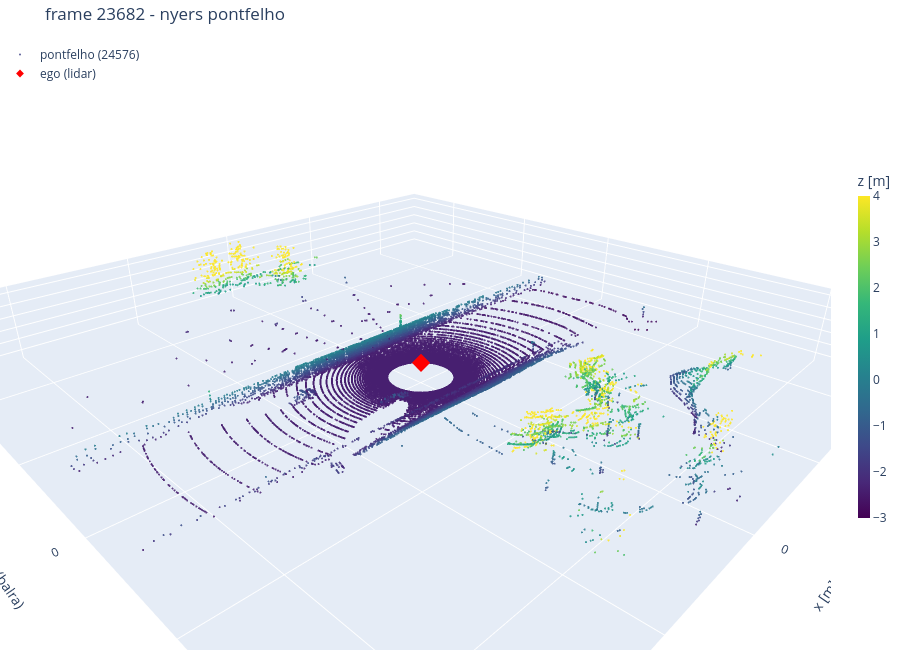
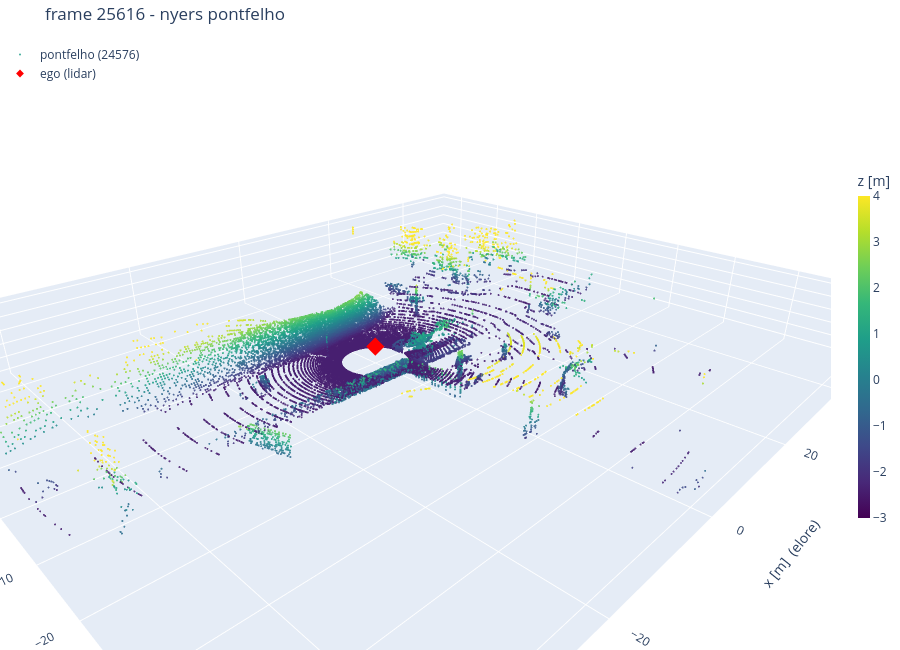
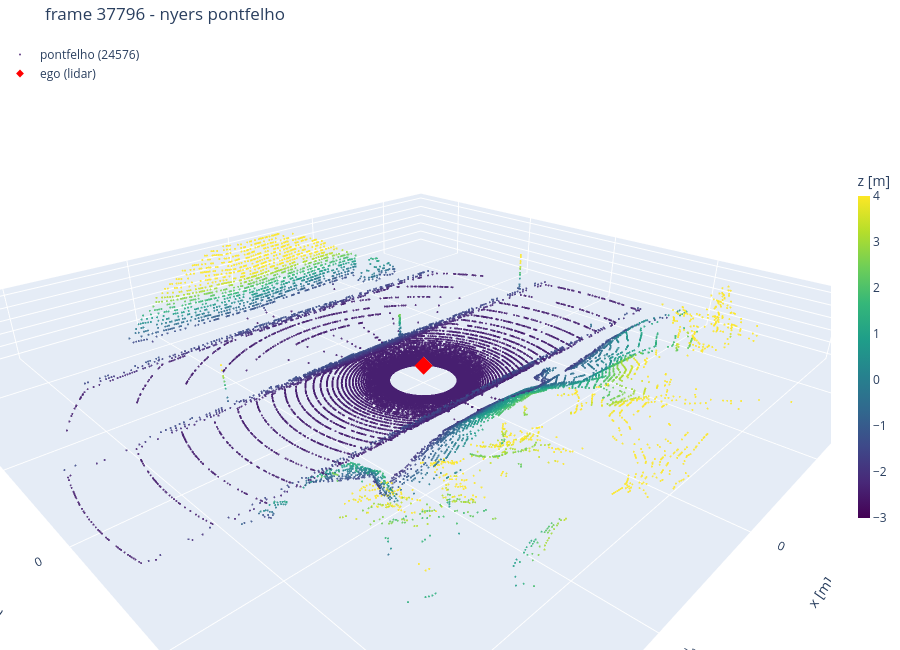

Notebook code for these charts, in order:
### Code cell
# Ugyanaz a harom frame 3D-ben, forgathatoan.
for idx, pts in zip(SHOW_IDX, _show_pts):
    show_3d(pts, title=f"frame {idx} - nyers pontfelho")

### Figure 1 — Plotly figure (JSON) as saved in the notebook; plotly's stock layout.template omitted (floating-point values rounded to 4 significant figures; data arrays with more than 128 entries replaced by an {"elided": "..."} marker saying what was removed)
{"data": [{"hovertemplate": "x %{x:.1f}<br>y %{y:.1f}<br>z %{z:.1f}<extra></extra>", "marker": {"cmax": 4, "cmin": -3, "color": {"elided": "24576 float values"}, "colorbar": {"len": 0.6, "thickness": 12, "title": {"text": "z [m]"}}, "colorscale": [[0, "#440154"], [0.1111, "#482878"], [0.2222, "#3e4989"], [0.3333, "#31688e"], [0.4444, "#26828e"], [0.5556, "#1f9e89"], [0.6667, "#35b779"], [0.7778, "#6ece58"], [0.8889, "#b5de2b"], [1, "#fde725"]], "opacity": 0.85, "size": 1.2}, "mode": "markers", "name": "pontfelho (24576)", "type": "scatter3d", "x": {"elided": "24576 float values"}, "y": {"elided": "24576 float values"}, "z": {"elided": "24576 float values"}}, {"hoverinfo": "name", "marker": {"color": "red", "size": 6, "symbol": "diamond"}, "mode": "markers", "name": "ego (lidar)", "type": "scatter3d", "x": [0], "y": [0], "z": [0]}], "layout": {"height": 650, "legend": {"x": 0, "y": 1}, "margin": {"b": 0, "l": 0, "r": 0, "t": 40}, "scene": {"aspectmode": "data", "camera": {"eye": {"x": -1.4, "y": -1.4, "z": 0.9}}, "xaxis": {"title": {"text": "x [m]  (elore)"}}, "yaxis": {"title": {"text": "y [m]  (balra)"}}, "zaxis": {"title": {"text": "z [m]  (fel)"}}}, "title": {"text": "frame 23682 - nyers pontfelho"}}}

### Figure 2 — Plotly figure (JSON) as saved in the notebook; plotly's stock layout.template omitted (floating-point values rounded to 4 significant figures; data arrays with more than 128 entries replaced by an {"elided": "..."} marker saying what was removed)
{"data": [{"hovertemplate": "x %{x:.1f}<br>y %{y:.1f}<br>z %{z:.1f}<extra></extra>", "marker": {"cmax": 4, "cmin": -3, "color": {"elided": "24576 float values"}, "colorbar": {"len": 0.6, "thickness": 12, "title": {"text": "z [m]"}}, "colorscale": [[0, "#440154"], [0.1111, "#482878"], [0.2222, "#3e4989"], [0.3333, "#31688e"], [0.4444, "#26828e"], [0.5556, "#1f9e89"], [0.6667, "#35b779"], [0.7778, "#6ece58"], [0.8889, "#b5de2b"], [1, "#fde725"]], "opacity": 0.85, "size": 1.2}, "mode": "markers", "name": "pontfelho (24576)", "type": "scatter3d", "x": {"elided": "24576 float values"}, "y": {"elided": "24576 float values"}, "z": {"elided": "24576 float values"}}, {"hoverinfo": "name", "marker": {"color": "red", "size": 6, "symbol": "diamond"}, "mode": "markers", "name": "ego (lidar)", "type": "scatter3d", "x": [0], "y": [0], "z": [0]}], "layout": {"height": 650, "legend": {"x": 0, "y": 1}, "margin": {"b": 0, "l": 0, "r": 0, "t": 40}, "scene": {"aspectmode": "data", "camera": {"eye": {"x": -1.4, "y": -1.4, "z": 0.9}}, "xaxis": {"title": {"text": "x [m]  (elore)"}}, "yaxis": {"title": {"text": "y [m]  (balra)"}}, "zaxis": {"title": {"text": "z [m]  (fel)"}}}, "title": {"text": "frame 25616 - nyers pontfelho"}}}

### Figure 3 — Plotly figure (JSON) as saved in the notebook; plotly's stock layout.template omitted (floating-point values rounded to 4 significant figures; data arrays with more than 128 entries replaced by an {"elided": "..."} marker saying what was removed)
{"data": [{"hovertemplate": "x %{x:.1f}<br>y %{y:.1f}<br>z %{z:.1f}<extra></extra>", "marker": {"cmax": 4, "cmin": -3, "color": {"elided": "24576 float values"}, "colorbar": {"len": 0.6, "thickness": 12, "title": {"text": "z [m]"}}, "colorscale": [[0, "#440154"], [0.1111, "#482878"], [0.2222, "#3e4989"], [0.3333, "#31688e"], [0.4444, "#26828e"], [0.5556, "#1f9e89"], [0.6667, "#35b779"], [0.7778, "#6ece58"], [0.8889, "#b5de2b"], [1, "#fde725"]], "opacity": 0.85, "size": 1.2}, "mode": "markers", "name": "pontfelho (24576)", "type": "scatter3d", "x": {"elided": "24576 float values"}, "y": {"elided": "24576 float values"}, "z": {"elided": "24576 float values"}}, {"hoverinfo": "name", "marker": {"color": "red", "size": 6, "symbol": "diamond"}, "mode": "markers", "name": "ego (lidar)", "type": "scatter3d", "x": [0], "y": [0], "z": [0]}], "layout": {"height": 650, "legend": {"x": 0, "y": 1}, "margin": {"b": 0, "l": 0, "r": 0, "t": 40}, "scene": {"aspectmode": "data", "camera": {"eye": {"x": -1.4, "y": -1.4, "z": 0.9}}, "xaxis": {"title": {"text": "x [m]  (elore)"}}, "yaxis": {"title": {"text": "y [m]  (balra)"}}, "zaxis": {"title": {"text": "z [m]  (fel)"}}}, "title": {"text": "frame 37796 - nyers pontfelho"}}}
